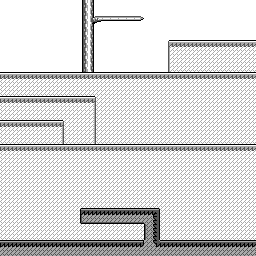

A 2D game scene composited from a Tiled map and its tileset images. What follows is a short description and the map's XML, with every tile layer's data as written:
An orthogonal 16x16 tile map with 16x16 px tiles, 1 tile layer (Layout), 2 tilesets and 6 objects (OBJ_FORM_FLYING_SQUIRREL, OBJ_FORM_CHICKEN, OBJ_FORM_COCKROACH, WORLD_BOUNDS_READONLY, CAMERA_SCROLL_RANGE, ...).

<map version="1.10" tiledversion="1.10.2" orientation="orthogonal" renderorder="right-down" width="16" height="16" tilewidth="16" tileheight="16" infinite="0" nextlayerid="7" nextobjectid="7">
  <properties>
    <property name="game" value="Shin-chan 4" />
    <property name="stage" value="4" />
    <property name="profile" value="normal" />
    <property name="vram_variant" value="0" />
    <property name="metatile_variant" value="0" />
    <property name="collision_variant" value="0" />
    <property name="source_format" value="world_map.raw metatile ids; gid = metatile_id + 1; Spawns/Stage Events x/y are visual editor boxes; raw spawn offset comes from object_profiles.json" />
    <property name="shin4.shared_profiles" value="1" />
    <property name="shin4.current_profile" value="normal" />
    <property name="shin4.profiles" value="normal" />
    <property name="shin4.profile.normal.tsx" value="profiles/stage4_normal.tsx" />
  </properties>
  <tileset firstgid="1" source="profiles/stage4_normal.tsx" />
  <tileset firstgid="257" source="stage4_object_icons.tsx" />
  <layer id="1" name="Layout" width="16" height="16">
    <data encoding="csv">
1,1,1,1,1,19,1,1,1,1,1,1,1,1,1,1,
1,1,1,1,1,20,22,23,24,1,1,1,1,1,1,1,
1,1,1,1,1,19,1,1,1,1,25,5,5,5,5,5,
1,1,1,1,1,19,1,1,1,1,26,6,6,6,6,6,
5,5,5,5,5,21,5,5,5,5,27,9,9,9,9,9,
6,6,6,6,6,6,6,6,6,6,6,6,6,6,6,6,
7,7,7,7,7,8,6,6,6,6,6,6,6,6,6,6,
9,9,9,10,6,11,6,6,6,6,6,6,6,6,6,6,
6,6,6,11,6,11,6,6,6,6,6,6,6,6,6,6,
7,7,7,7,7,7,7,7,7,7,7,7,7,7,7,7,
6,6,6,6,6,6,6,6,6,6,6,6,6,6,6,6,
6,6,6,6,6,6,6,6,6,6,6,6,6,6,6,6,
6,6,6,6,6,6,6,6,6,6,6,6,6,6,6,6,
6,6,6,6,6,13,14,14,14,15,6,6,6,6,6,6,
6,6,6,6,6,6,6,6,6,16,6,6,6,6,6,6,
12,12,12,12,12,12,12,12,18,17,12,12,12,12,12,12
</data>
  </layer>
  <objectgroup id="2" name="Spawns">
    <object id="1" name="spawn_000_type_16" type="OBJ_FORM_FLYING_SQUIRREL" x="208" y="104" width="16" height="16" gid="279">
      <properties>
        <property name="index" type="int" value="0" />
        <property name="type" type="int" value="22" />
        <property name="flags" type="int" value="0" />
        <property name="param" type="int" value="0" />
        <property name="active" type="int" value="1" />
      </properties>
    </object>
    <object id="2" name="spawn_001_type_18" type="OBJ_FORM_CHICKEN" x="72" y="120" width="16" height="16" gid="281">
      <properties>
        <property name="index" type="int" value="1" />
        <property name="type" type="int" value="24" />
        <property name="flags" type="int" value="0" />
        <property name="param" type="int" value="0" />
        <property name="active" type="int" value="1" />
      </properties>
    </object>
    <object id="3" name="spawn_002_type_17" type="OBJ_FORM_COCKROACH" x="40" y="208" width="16" height="16" gid="280">
      <properties>
        <property name="index" type="int" value="2" />
        <property name="type" type="int" value="23" />
        <property name="flags" type="int" value="0" />
        <property name="param" type="int" value="0" />
        <property name="active" type="int" value="1" />
      </properties>
    </object>
  </objectgroup>
  <objectgroup id="3" name="Stage Events" />
  <objectgroup id="4" name="World Bounds" visible="0">
    <object id="4" name="world_layout_bounds" type="WORLD_BOUNDS_READONLY" x="0" y="0" width="256" height="256">
      <properties>
        <property name="editable" type="bool" value="false" />
        <property name="width_metatiles" type="int" value="16" />
        <property name="height_metatiles" type="int" value="16" />
        <property name="note" value="actual TMX/world_map layout extent; reference only; not imported to ROM" />
      </properties>
    </object>
  </objectgroup>
  <objectgroup id="5" name="Camera Scroll Range" visible="0">
    <object id="5" name="camera_scroll_tutorial_special_scene" type="CAMERA_SCROLL_RANGE" x="0" y="0" width="256" height="256">
      <properties>
        <property name="editable" type="bool" value="false" />
        <property name="stage" type="int" value="4" />
        <property name="source_label" value="" />
        <property name="source_writable" type="bool" value="false" />
        <property name="profile_kind" value="tutorial_special" />
        <property name="camera_x_min" type="int" value="0" />
        <property name="camera_x_max" type="int" value="96" />
        <property name="camera_y_max" type="int" value="128" />
        <property name="visible_width" type="int" value="160" />
        <property name="visible_height" type="int" value="128" />
        <property name="hud_start_screen_y" type="int" value="128" />
        <property name="note" value="stage4 uses a tutorial/special scene path, not the normal scrolling stage path; height uses gameplay viewport $80 because bottom $10 px is HUD/window" />
      </properties>
    </object>
  </objectgroup>
  <objectgroup id="6" name="Camera Debug Values" visible="0">
    <object id="6" name="camera_debug_values_tutorial_special_scene" type="CAMERA_DEBUG_VALUES_READONLY" x="0" y="0" width="16" height="16">
      <properties>
        <property name="editable" type="bool" value="false" />
        <property name="stage" type="int" value="4" />
        <property name="profile_kind" value="tutorial_special" />
        <property name="camera_x_min" type="int" value="0" />
        <property name="camera_x_max" type="int" value="96" />
        <property name="camera_y_max" type="int" value="128" />
        <property name="player_x_min" type="int" value="0" />
        <property name="player_x_max" type="int" value="256" />
        <property name="note" value="stage4 uses a tutorial/special scene path, not the normal scrolling stage path" />
      </properties>
    </object>
  </objectgroup>
</map>
